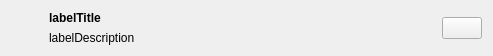
<?xml version="1.0" encoding="UTF-8"?>
<ui version="4.0">
 <class>ItemWidget</class>
 <widget class="QWidget" name="ItemWidget">
  <property name="geometry">
   <rect>
    <x>0</x>
    <y>0</y>
    <width>493</width>
    <height>52</height>
   </rect>
  </property>
  <property name="windowTitle">
   <string notr="true">ItemWidget</string>
  </property>
  <layout class="QGridLayout" name="gridLayout">
   <item row="0" column="0">
    <widget class="QLabel" name="labelIcon">
     <property name="minimumSize">
      <size>
       <width>32</width>
       <height>32</height>
      </size>
     </property>
     <property name="maximumSize">
      <size>
       <width>32</width>
       <height>32</height>
      </size>
     </property>
     <property name="text">
      <string notr="true"/>
     </property>
    </widget>
   </item>
   <item row="0" column="1">
    <layout class="QVBoxLayout" name="verticalLayout">
     <item>
      <widget class="QLabel" name="labelTitle">
       <property name="font">
        <font>
         <weight>75</weight>
         <bold>true</bold>
        </font>
       </property>
       <property name="text">
        <string notr="true">labelTitle</string>
       </property>
      </widget>
     </item>
     <item>
      <widget class="QLabel" name="labelDescription">
       <property name="text">
        <string notr="true">labelDescription</string>
       </property>
      </widget>
     </item>
    </layout>
   </item>
   <item row="0" column="2">
    <spacer name="horizontalSpacer">
     <property name="orientation">
      <enum>Qt::Horizontal</enum>
     </property>
     <property name="sizeHint" stdset="0">
      <size>
       <width>227</width>
       <height>20</height>
      </size>
     </property>
    </spacer>
   </item>
   <item row="0" column="3">
    <widget class="QPushButton" name="pushEdit">
     <property name="text">
      <string notr="true"/>
     </property>
    </widget>
   </item>
  </layout>
 </widget>
 <tabstops>
  <tabstop>pushEdit</tabstop>
 </tabstops>
 <resources/>
 <connections/>
</ui>
